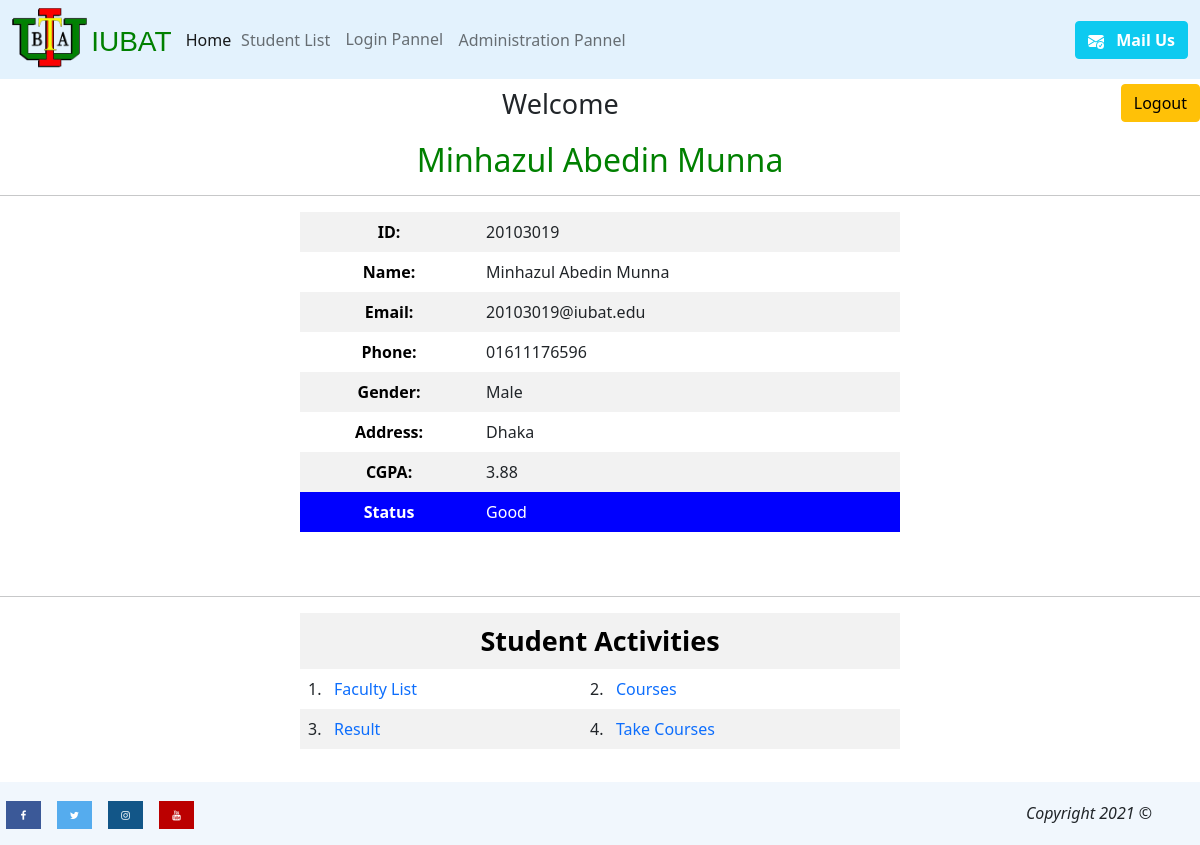
Page /homepage/view_profile_stu.php (signed in) on the committed database.
### tables this page shows
CREATE TABLE `student_info` (
  `student_id` int(10) NOT NULL,
  `name` varchar(35) NOT NULL,
  `email` varchar(35) NOT NULL,
  `phone` varchar(11) NOT NULL,
  `gender` varchar(20) NOT NULL,
  `address` varchar(35) NOT NULL
);

### homepage/view_profile_stu.php (the view, shortened to what this page needs)
<?php
include('footer.php');
include('connection.php');
$student_id = $_SESSION['user_login'];
if(!empty($student_id)){
$result = mysqli_query($conn,("SELECT * FROM `student_info` WHERE `student_id`='$student_id'"));
$student_row = mysqli_fetch_assoc($result);
?>
<!DOCTYPE html>
<html lang="en">
<head>
    <link href="https://cdn.jsdelivr.net/npm/bootstrap@5.1.3/dist/css/bootstrap.min.css" rel="stylesheet">
</head>
<body>
<div style="float: right;"> <a href="studentlogin.php" class="btn btn-warning" role="button" >Logout</a></div>
<div style="margin: auto; text-align:center">
<p style="text-align: center; font-size:27px; margin-top:7%">Welcome<h2 style="color: green; "> <?= $student_row['name']?></h2></p>
<hr>
    <table style="margin: auto;">
        <tr>
            <th>ID:</th>
            <td> <?= $student_row['student_id'];  ?></td>
        </tr>
        <tr>
            <th>Name:</th>
            <td><?= $student_row['name'];  ?></td>
        </tr>
        <tr>
            <th>Email:</th>
            <td><?= $student_row['email'];  ?></td>
        </tr>
        <tr>
            <th>Phone:</th>
            <td><?= $student_row['phone'];  ?></td>
        </tr>
        <tr>
            <th>Gender:</th>
            <td><?= $student_row['gender'];  ?></td>
        </tr>
        <tr>
            <th>Address:</th>
            <td><?= $student_row['address'];  ?></td>
        </tr>
        <tr>
            <th>CGPA:</th>
            <td>
            <?php
    $student_id = $_SESSION['user_login'];
    $cgpa = mysqli_query($conn,("SELECT AVG(grade_point) FROM result WHERE `student_id`='$student_id'"));
    while($cgpa_row = mysqli_fetch_assoc($cgpa)){
        $finalres = number_format($cgpa_row['AVG(grade_point)'],2);
        echo''.$finalres.'';
        if ($finalres>=3.90) {
            echo "
            <tr>
            <th style='background-color:green; color:#fff;'>Status</th>
            <td style='background-color:green; color:#fff;'>Excellent</td>
            </tr>";
        }
        else if ($finalres>=3.50) {
            echo "
            <tr>
            <th style='background-color:rgb(0,0,255); color:#fff;'>Status</th>
            <td style='background-color:rgb(0,0,255); color:#fff;'>Good</td>
            </tr>";
        }
    }
    ?>
        </td>
        </tr>
    </table>
</div>
</body>
</html>
<!DOCTYPE html>
<html lang="en">
<head>
</head>
<body>
<?php include('header.php') ?>
<br><br>
<hr>
    <table style="margin-bottom: 8%;">
  <tr>
    <th colspan="2" style="text-align: center; font-size:27px">Student Activities</th>
  </tr>
  <tr>
    <td>1.<a href="facultylist.php" style="text-decoration: none;">  &nbsp; Faculty List</a></td>
    <td>2.<a href="show_stu_course.php" style="text-decoration: none;">  &nbsp; Courses</a></td>
  </tr>
  <tr>
    <td>3.<a href="gradereport.php" style="text-decoration: none;">  &nbsp; Result</a></td>
    <td>4.<a href="take_course.php" style="text-decoration: none;">  &nbsp; Take Courses</a></td>
  </tr>
</table>
<?php
}else{
    header('location:studentlogout.php');
}
include('header.php');
?>

### homepage/view_profile_stu.php (style rules this page uses)
table { border-collapse: collapse; width: 50%; margin: auto; }
th, td { text-align: left; padding: 8px; }
tr:nth-child(odd) { background-color: #f2f2f2 }
th { color: black; }

### rows in the picture
student_info: name "Minhazul Abedin Munna", student_id "20103019", email "20103019@iubat.edu", phone "01611176596", gender "Male", address "Dhaka"

### other values in the picture
$finalres "3.88"
